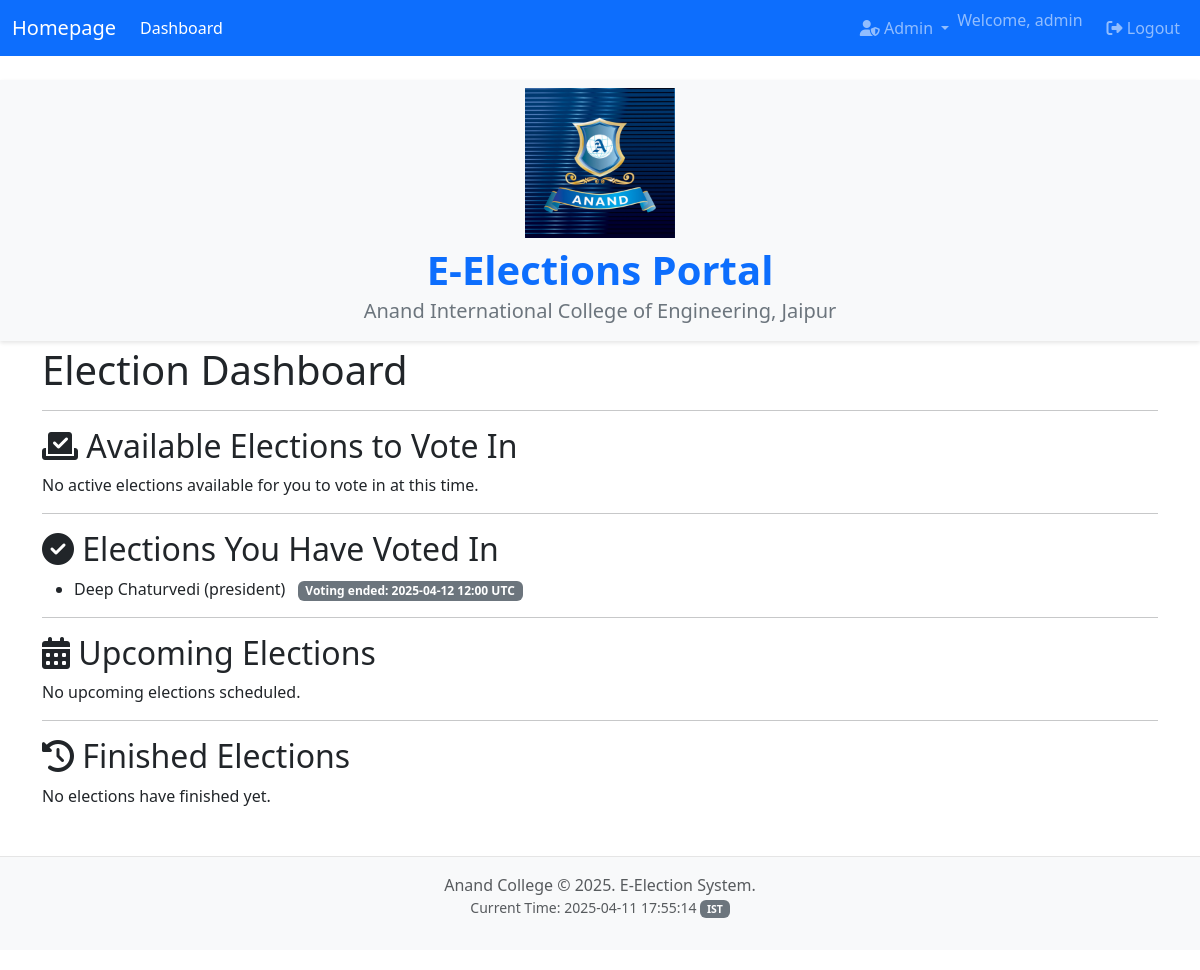
The page / (signed in) on the database its author committed.
### models.py (models this page shows, shortened)
class User(UserMixin, db.Model):
    id = db.Column(db.String(50), primary_key=True)
    password_hash = db.Column(db.String(256))
    is_admin = db.Column(db.Boolean, default=False)
    has_voted = db.Column(db.Boolean, default=False)

class Election(db.Model):
    id = db.Column(db.Integer, primary_key=True)
    name = db.Column(db.String(100), nullable=False)
    position = db.Column(db.String(100), nullable=False)
    start_time = db.Column(db.DateTime, default=lambda: datetime.datetime.now(datetime.timezone.utc))
    end_time = db.Column(db.DateTime)
    is_active = db.Column(db.Boolean, default=True)

### app.py (the view)
@app.route('/')
def index():
    ist_tz = pytz.timezone('Asia/Kolkata')
    now = datetime.datetime.now(ist_tz)
    if current_user.is_authenticated:
        voted_election_ids = db.session.query(UserVoteStatus.election_id).filter_by(user_id=current_user.id).all()
        voted_election_ids = [id for (id,) in voted_election_ids]
        available_elections = []
        active_elections = []
        for election in Election.query.filter(Election.is_active == True).all():
            start_time = election.start_time
            end_time = election.end_time
            if start_time and not start_time.tzinfo:
                start_time = start_time.replace(tzinfo=ist_tz)
            if end_time and not end_time.tzinfo:
                end_time = end_time.replace(tzinfo=ist_tz)
            if (start_time and end_time and start_time <= now and end_time >= now):
                active_elections.append(election)
                if not voted_election_ids or election.id not in voted_election_ids:
                    available_elections.append(election)
        voted_elections = Election.query.filter(
            Election.id.in_(voted_election_ids)
        ).all() if voted_election_ids else []
    else:
        available_elections = []
        voted_elections = []
        active_elections = []
    upcoming_elections = []
    for election in Election.query.filter(Election.is_active == True).order_by(Election.start_time).all():
        start_time = election.start_time
        if start_time and not start_time.tzinfo:
            start_time = start_time.replace(tzinfo=ist_tz)
        if start_time and start_time > now:
            if election not in active_elections:
                upcoming_elections.append(election)
    finished_elections = []
    for election in Election.query.order_by(Election.end_time.desc()).limit(10).all():
        end_time = election.end_time
        if end_time and not end_time.tzinfo:
            end_time = end_time.replace(tzinfo=ist_tz)
        if end_time and end_time < now:
            finished_elections.append(election)
            if len(finished_elections) >= 5:
                break
    return render_template('index.html',
                          title='Election Dashboard',
                          available_elections=available_elections,
                          voted_elections=voted_elections,
                          upcoming_elections=upcoming_elections,
                          finished_elections=finished_elections,
                          now=now,
                          datetime=datetime)

### app.py (called while the page is built)
@login_manager.user_loader
def load_user(user_id):
    return User.query.get(user_id)

@app.context_processor
def inject_now():
    kolkata_tz = pytz.timezone('Asia/Kolkata')
    now_time = datetime.datetime.now(kolkata_tz)
    return {'now': now_time}

### templates/index.html (shortened to what this page needs)
{% extends "base.html" %}
{% block content %}
    <h1>Election Dashboard</h1>
    <hr>
    <h2><i class="fas fa-vote-yea"></i> Available Elections to Vote In</h2>
    {% if available_elections %}
        <ul>
            {% for election in available_elections %}
                <li>
                    <strong>{{ election.name }} ({{ election.position }})</strong> - Ends: {{ election.end_time.strftime('%Y-%m-%d %H:%M') }} UTC
                    <a href="{{ url_for('vote', election_id=election.id) }}" class="btn btn-sm btn-success ms-2">Vote Now</a>
                </li>
            {% endfor %}
        </ul>
    {% else %}
        <p>No active elections available for you to vote in at this time.</p>
    {% endif %}
    <hr>
    <h2><i class="fas fa-check-circle"></i> Elections You Have Voted In</h2>
    {% if voted_elections %}
        <ul>
            {% for election in voted_elections %}
                <li>
                    {{ election.name }} ({{ election.position }})
                    {% if election.end_time.replace(tzinfo=datetime.timezone.utc) < now %}
                        <a href="{{ url_for('results', election_id=election.id) }}" class="btn btn-sm btn-info ms-2">View Results</a>
                    {% else %}
                        <span class="badge bg-secondary ms-2">Voting ended: {{ election.end_time.strftime('%Y-%m-%d %H:%M') }} UTC</span>
                    {% endif %}
                </li>
            {% endfor %}
        </ul>
    {% else %}
        <p>You haven't voted in any elections yet.</p>
    {% endif %}
    <hr>
    <h2><i class="fas fa-calendar-alt"></i> Upcoming Elections</h2>
    {% if upcoming_elections %}
        <ul>
            {% for election in upcoming_elections %}
                <li>{{ election.name }} ({{ election.position }}) - Starts: {{ election.start_time.strftime('%Y-%m-%d %H:%M') }} UTC</li>
            {% endfor %}
        </ul>
    {% else %}
        <p>No upcoming elections scheduled.</p>
    {% endif %}
     <hr>
    <h2><i class="fas fa-history"></i> Finished Elections</h2>
    {% if finished_elections %}
        <ul>
            {% for election in finished_elections %}
                 <li>
                    {{ election.name }} ({{ election.position }}) - Ended: {{ election.end_time.strftime('%Y-%m-%d %H:%M') }} UTC
                     <a href="{{ url_for('results', election_id=election.id) }}" class="btn btn-sm btn-info ms-2">View Results</a>
                </li>
            {% endfor %}
        </ul>
    {% else %}
        <p>No elections have finished yet.</p>
    {% endif %}
{% endblock %}

### templates/base.html (shortened to what this page needs)
<!doctype html>
<html lang="en">
<head>
  <link href="https://cdn.jsdelivr.net/npm/bootstrap@5.3.3/dist/css/bootstrap.min.css" rel="stylesheet">
  <link rel="stylesheet" href="https://cdnjs.cloudflare.com/ajax/libs/font-awesome/6.5.1/css/all.min.css" />
  <link rel="stylesheet" href="{{ url_for('static', filename='css/style.css') }}">
</head>
<body>
  <nav class="navbar navbar-expand-lg navbar-dark bg-primary mb-4">
    <div class="container-fluid">
      <a class="navbar-brand" href="{{ url_for('index') }}">Homepage</a>
      <div class="collapse navbar-collapse" id="navbarNav">
        <ul class="navbar-nav me-auto mb-2 mb-lg-0">
          {% if current_user.is_authenticated %}
            <li class="nav-item">
              <a class="nav-link active" aria-current="page" href="{{ url_for('index') }}">Dashboard</a>
            </li>
          {% endif %}
        </ul>
        <ul class="navbar-nav ms-auto mb-2 mb-lg-0">
           {% if current_user.is_authenticated %}
              {% if current_user.is_admin %}
               <li class="nav-item dropdown">
                  <a class="nav-link dropdown-toggle" href="#" id="adminDropdown" role="button" data-bs-toggle="dropdown" aria-expanded="false">
                    <i class="fas fa-user-shield"></i> Admin
                  </a>
                </li>
              {% endif %}
              <li class="nav-item">
                 <span class="navbar-text me-3">
                   Welcome, {{ current_user.id }}
                 </span>
              </li>
              <li class="nav-item">
                <a class="nav-link" href="{{ url_for('logout') }}"><i class="fas fa-sign-out-alt"></i> Logout</a>
              </li>
           {% endif %}
        </ul>
      </div>
    </div>
  </nav>
  <div class="text-center py-2 college-logo-header">
    <img src="{{ url_for('static', filename='images/anand.jpg') }}" alt="Anand College Logo" height="150">
    <h1 class="mt-2 college-title">E-Elections Portal</h1>
    <h5 class="college-subtitle">Anand International College of Engineering, Jaipur</h5>
  </div>
  <main class="container">
    {% block content %}
    {% endblock %}
  </main>
  <footer class="mt-5 py-3 bg-light text-center">
      <div class="container">
          <span class="text-muted">Anand College &copy; {{ now.year if now else 2025 }}. E-Election System.</span>
          <p class="text-muted small">Current Time: {{ now.strftime('%Y-%m-%d %H:%M:%S') if now else 'N/A' }} <span class="badge bg-secondary">{{ now.tzname() if now else 'UTC' }}</span></p>
      </div>
  </footer>
</body>
</html>

### static/css/style.css (style rules this page uses)
body { padding-bottom: 20px; }
.college-logo-header { background-color: #f8f9fa; padding: 15px 0; box-shadow: 0 2px 4px rgba(0,0,0,0.1); margin-bottom: 5px; }
.college-title { font-size: 2.5rem; font-weight: bold; color: #0d6efd; margin-top: 10px; margin-bottom: 5px; }
.college-subtitle { color: #6c757d; font-weight: normal; margin-bottom: 10px; }
footer { margin-top: 50px; padding: 20px 0; border-top: 1px solid #e5e5e5; }

### rows shown on the page
User: id "admin"
Election: name "Deep Chaturvedi", position "president", end_time "2025-04-12 12:00"

### other values the page prints
{{ now.year if now else 2025 }} "2025"
{{ now.strftime('%Y-%m-%d %H:%M:%S') if now else 'N/A' }} "2025-04-11 17:55:14"
{{ now.tzname() if now else 'UTC' }} "IST"
